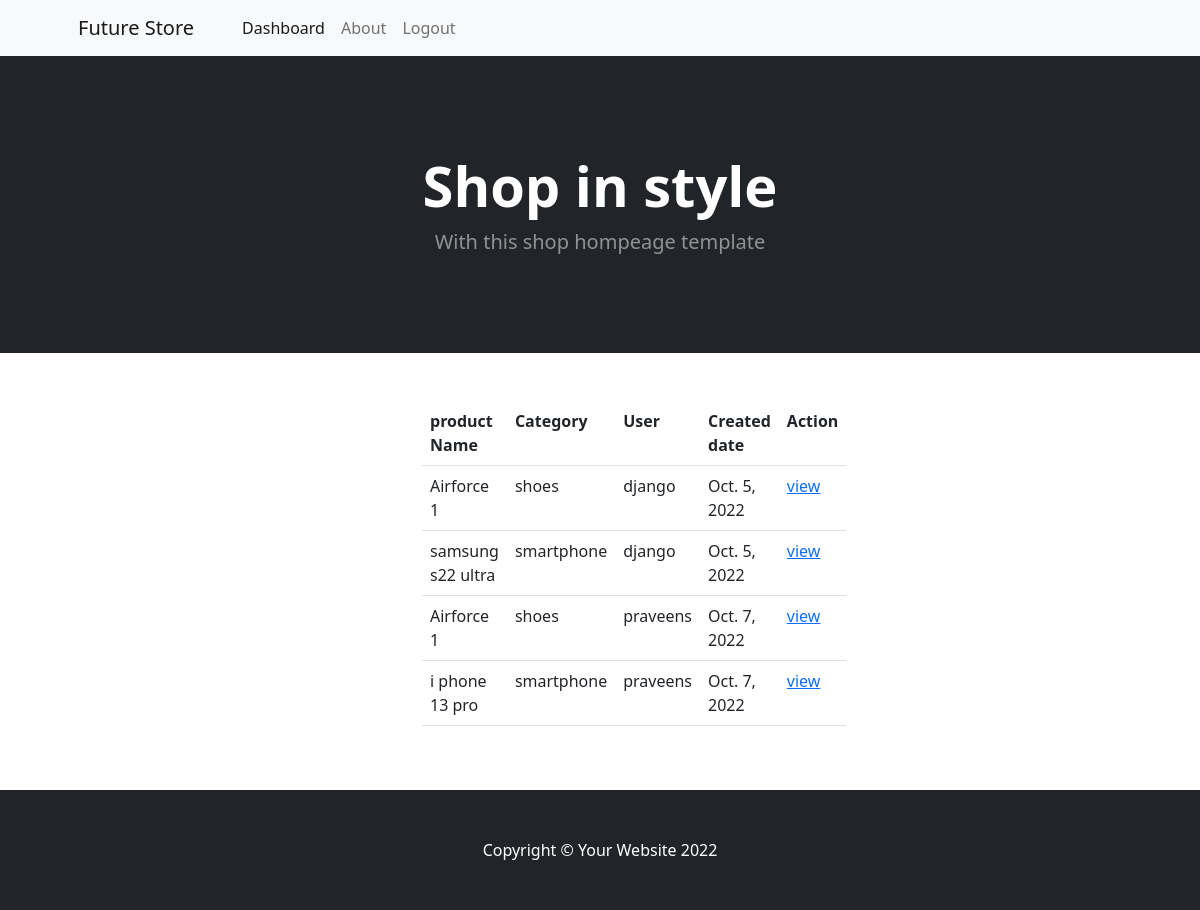
Page /dashboard/orders/latest (signed in) on the committed database.
### owner/models.py (models this page shows, shortened)
class Orders(models.Model):
    product = models.ForeignKey(Products, on_delete=models.CASCADE)
    user = models.ForeignKey(User, on_delete=models.CASCADE)
    date = models.DateField(auto_now_add=True, null=True)
    delivery_address = models.CharField(max_length=200, null=True)
    expected_delivery_date = models.DateTimeField(null=True)
    options = (
        ("order-placed", "order-placed"),
        ("dispatched", "dispatched"),
        ("in-transit", "in-transit"),
        ("delivered", "delivered")
    )
    status = models.CharField(max_length=12, choices=options, default="order-placed")

class Products(models.Model):
    product_name = models.CharField(max_length=200, unique=True)
    category = models.ForeignKey(Categorys, on_delete=models.CASCADE)
    image = models.ImageField()
    price = models.PositiveIntegerField()
    description = models.CharField(max_length=200)

class Categorys(models.Model):
    category_name = models.CharField(max_length=200, unique=True)
    is_active = models.BooleanField(default=True)

### owner/views.py (the view)
# urls.py: path("orders/latest",views.OrdersListView.as_view(),name="orders_list"),
@method_decorator(signin_required, name="dispatch")
class OrdersListView(ListView):
    model = Orders
    template_name = "owner/orders_list.html"
    context_object_name = "orders"
    def get_queryset(self):
        return Orders.objects.filter(status="order-placed")

### owner/templates/owner/orders_list.html
{%extends 'owner/admin_base.html'%}
{%block body_block%}
<div class="container">
    <div class="row">
        <div class="col-4"></div>
        <div class="col-4">
            <table class="table">
                <tr>
                    <th>product Name</th>
                    <th>Category</th>
                    <th>User</th>
                    <th>Created date</th>
                    <th>Action</th>
                </tr>
                {%for order in orders%}
                <tr>
                    <td>{{order.product.product_name}}</td>
                    <td>{{order.product.category.category_name}}</td>
                    <td>{{order.user}}</td>
                    <td>{{order.date}}</td>
                    <td><a href="{%url 'order_detail' order.id%}">view</a></td>
                </tr>
                {%endfor%}
            </table>
        </div>
        <div class="col-4"></div>
    </div>
</div>
{%endblock%}

### rows in the picture
Orders: product.product_name "Airforce 1", product.category.category_name "shoes", user "django", date "Oct. 5, 2022"
Orders: product.product_name "samsung s22 ultra", product.category.category_name "smartphone", user "django", date "Oct. 5, 2022"
Orders: product.product_name "Airforce 1", product.category.category_name "shoes", user "praveens", date "Oct. 7, 2022"
Orders: product.product_name "i phone 13 pro", product.category.category_name "smartphone", user "praveens", date "Oct. 7, 2022"
